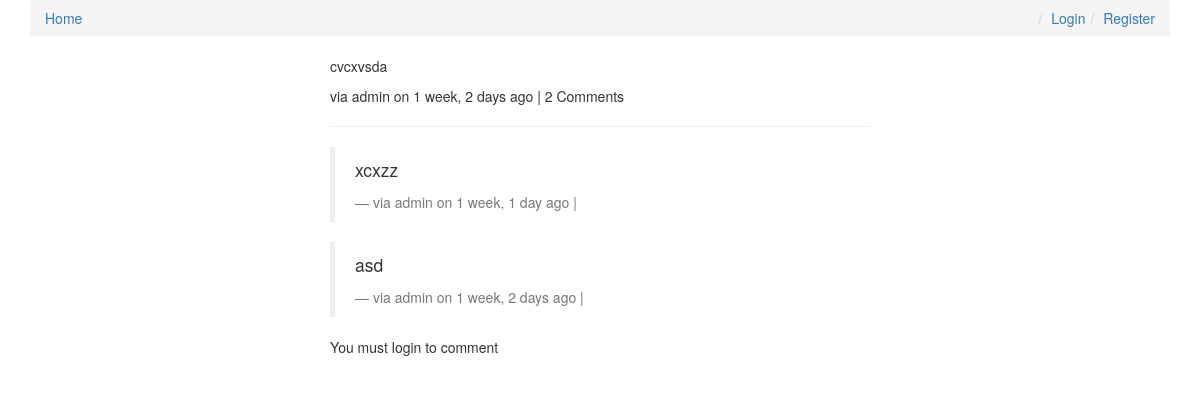
/comments/2/, run on an earlier commit of the app's database.
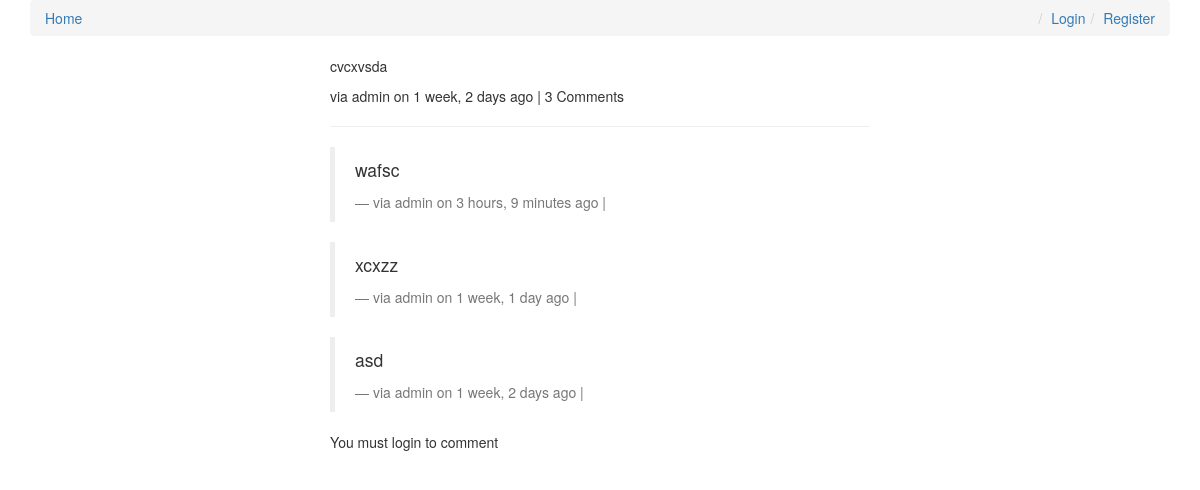
And on a later commit of the database.
### comments/models.py (models this page shows, shortened)
class Comment(models.Model):
    user = models.ForeignKey(settings.AUTH_USER_MODEL, default=1)
    content_type = models.ForeignKey(ContentType, on_delete=models.CASCADE)
    object_id = models.PositiveIntegerField()
    content_object = GenericForeignKey('content_type', 'object_id')
    parent = models.ForeignKey("self", null=True, blank=True)
    content = models.TextField()
    timestamp = models.DateTimeField(auto_now_add=True)
    objects = CommentManager()
    class Meta:
        ordering = ['-timestamp']
    def children(self): #replies
        return Comment.objects.filter(parent=self)
    @property
    def is_parent(self):
        if self.parent is not None:
            return False
        return True

### comments/views.py (the view, shortened to what this page needs)
# urls.py: url(r'^(?P<id>\d+)/$', comment_thread, name='thread'),
def comment_thread(request, id):
    try:
        obj = Comment.objects.get(id=id)
    except:
        raise Http404
    if not obj.is_parent:
        obj = obj.parent
    initial_data = {
        "content_type": obj.content_type,
        "object_id": obj.object_id,
    }
    form = CommentForm(request.POST or None, initial=initial_data)
    context = {
        "comment": obj,
        "form": form,
    }
    return render(request, "comment_thread.html", context)

### templates/comment_thread.html (shortened to what this page needs)
{% extends "base.html" %}
{% load urlfy %}
{% load crispy_forms_tags %}
{%  block content %}
<div class='col-sm-6 col-sm-offset-3'>
    <p>{{ comment.content }}</p>
    <footer>via {{ comment.user }} on {{ comment.timestamp|timesince }} ago |
            {% if comment.children.count > 0 %}
            {{ comment.children.count }} Comment{% if comment.children.count > 1 %}s{% endif %}{% endif %}
    </footer>
    <hr>
    <div>
        {% for child_comment in comment.children %}
            <blockquote>
                <p>{{ child_comment.content }}</p>
                <footer>via {{ child_comment.user }} on {{ child_comment.timestamp|timesince }} ago |
                </footer>
            </blockquote>
        {% endfor %}
        {% if request.user.is_authenticated %}
        <form method="POST" action=""> {% csrf_token %}
            {{ form|crispy }}
            <input type="hidden" name="parent_id" value="{{ comment.id }}">
            <input type="submit" value="Reply" class="btn btn-default">
        </form>
        {% else %}
            <p>You must login to comment</p>
        {% endif %}
    </div>
</div>
{%  endblock content %}

What changed in the data, as far as the page shows it:
computed for Comment "cvcxvsda": children.count "2" → "3"
added Comment: content "wafsc", user "admin", timestamp "3 hours, 9 minutes"
